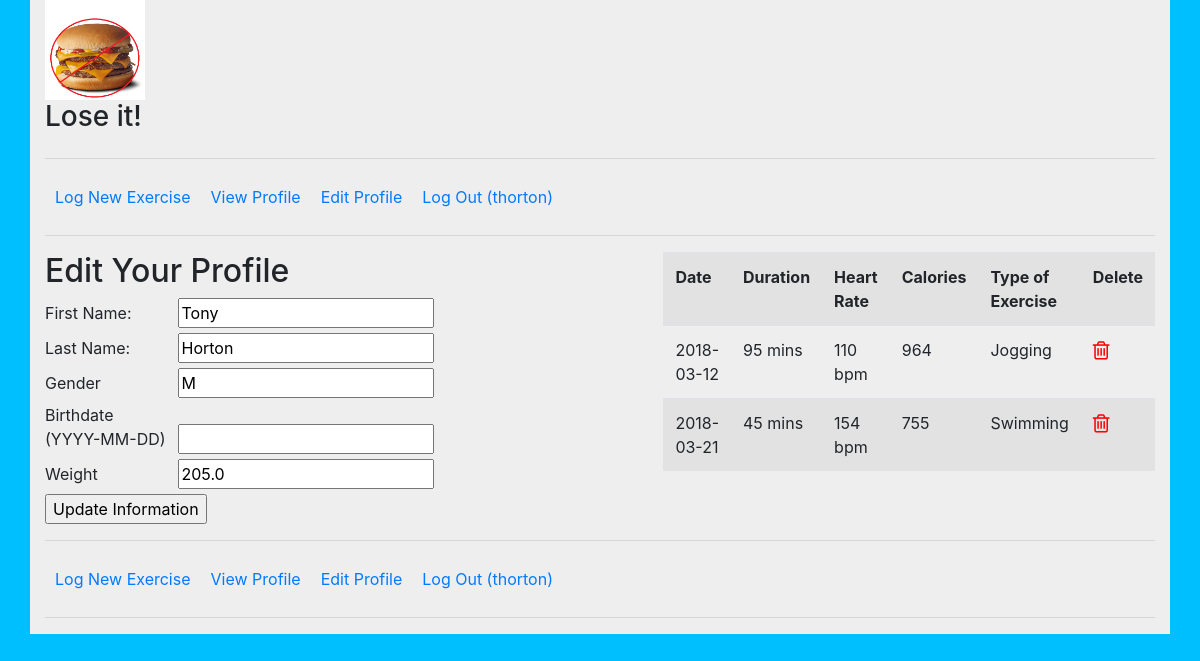
Screenshot of /editprofile.php (signed in) with the database file from the repository.
### tables this page shows
CREATE TABLE `EXERCISE_USER` (
  `id` int(11) NOT NULL AUTO_INCREMENT,
  `username` varchar(60) NOT NULL,
  `password` varchar(90) DEFAULT NULL,
  `lastname` varchar(40) NOT NULL,
  `firstname` varchar(30) NOT NULL,
  `gender` char(1) NOT NULL,
  `weight` double(4,1) NOT NULL,
  `age` varchar(30) DEFAULT NULL,
  `birthdate` date DEFAULT NULL,
  PRIMARY KEY (`id`)
);

CREATE TABLE `EXERCISE_LOG` (
  `id` int(11) NOT NULL AUTO_INCREMENT,
  `date` date DEFAULT NULL,
  `time_in_minutes` int(11) NOT NULL,
  `heartrate` int(11) NOT NULL,
  `calories` int(11) NOT NULL,
  `type` varchar(30) DEFAULT NULL,
  `EXERCISE_USER_id` int(11) NOT NULL,
  PRIMARY KEY (`id`)
);

### editprofile.php (the view, shortened to what this page needs)
<?php
    require_once('header.php');
    require('navMenu.php');
?>
<?php
    if (isset($_SESSION['user_id'])) {
        $id = $_SESSION['user_id'];
        $dbc = mysqli_connect(DB_HOST, DB_USER, DB_PASSWORD, DB_NAME)
                or die('Error connecting to MySQL server.');
        $query = "SELECT * FROM EXERCISE_USER WHERE id = '$id'";
        $data = mysqli_query($dbc, $query)
                or die("There was an error querying the database.");
        $row = mysqli_fetch_array($data);
    ?>
    <div class="row">
        <div id="profile-information" class="col">
            <h2>Edit Your Profile</h2>
            <form enctype="multipart/form-data" method="post" action="<?php echo $_SERVER['PHP_SELF']; ?>">
                <label>First Name:</label>
                <input type="text" name="firstname" value="<?php echo $row['firstname']; ?>"/><br />
                <label>Last Name:</label>
                <input type="text" name="lastname" value="<?php echo $row['lastname']; ?>"/><br />
                <label>Gender</label>
                <input type="text" name="gender" value="<?php echo $row['gender']; ?>"/><br />
                <label>Birthdate<br />(YYYY-MM-DD)</label>
                <input type="text" name="birthdate" value="<?php echo $row['birthdate']; ?>"/><br />
                <label>Weight</label>
                <input type="text" name="weight" value="<?php echo $row['weight']; ?>"/><br />
                <input type="submit" name="submit" value="Update Information" />
            </form>
        </div>
        <div id="recent-exercises" class="col">
        <?php
            $query = "SELECT * FROM EXERCISE_LOG WHERE EXERCISE_USER_id = '$id' LIMIT 15";
            $data = mysqli_query($dbc, $query)
                    or die("Error querying database.");
        ?>
            <table class="table table-striped">
                <tr><th class="thead-dark">Date</th><th>Duration</th><th>Heart Rate</th><th>Calories</th><th>Type of Exercise</th><th>Delete</th></tr>
            <?php
                while ($row = mysqli_fetch_array($data))
                {
            ?>
                <tr>
                  <td><?php echo $row['date']; ?></td>
                  <td><?php echo $row['time_in_minutes']; ?> mins</td>
                  <td><?php echo $row['heartrate'];?> bpm</td>
                  <td><?php echo $row['calories'];?></td>
                  <td><?php echo $row['type'];?></td>
                  <td><a href="deleteexercise.php?id=<?php echo $row['id']; ?>&referrer=editprofile.php"> <i class="fa fa-trash-o fa-lg"></i></a></td>
                </tr>
            <?php
                }
            ?>
            </table>
        </div>
    </div>
<?php
} else
    {
        echo "Whoops! You must be logged in to view this. ";
        echo '<a href="login.php">Log in.</a>';
    }
?>
<?php
    require('navMenu.php');
    require_once('footer.php');
?>

### style.css (style rules this page uses)
body { background-color: deepskyblue; }
#profile-information { float: left; margin-right: 10em; }
.fa-trash-o { color: red; }
label { width: 8em; }

### rows the page displays
exercise_user: firstname "Tony", lastname "Horton", gender "M", weight "205.0"
exercise_log: date "2018-03-12", time_in_minutes "95", heartrate "110", calories "964", type "Jogging"
exercise_log: date "2018-03-21", time_in_minutes "45", heartrate "154", calories "755", type "Swimming"

### other values shown
$_SESSION['username'] "thorton thorton"
